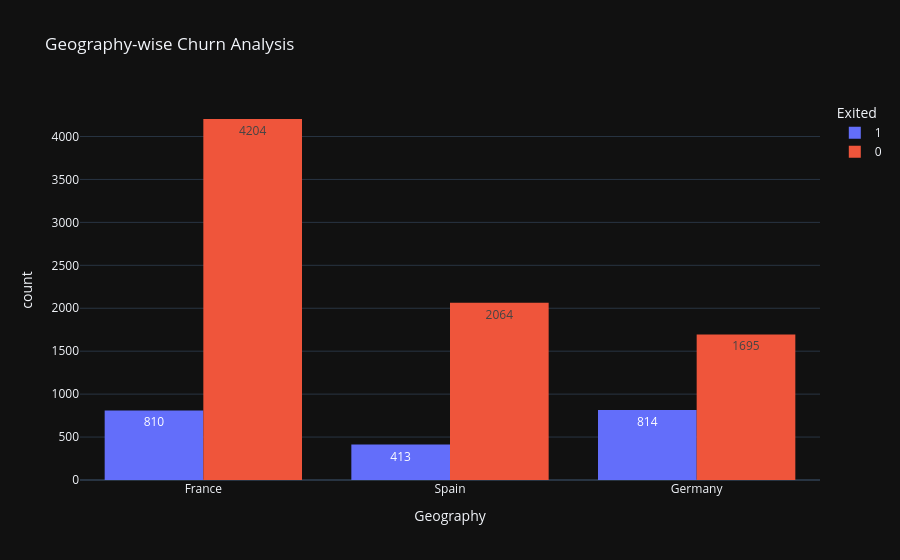

Notebook source saved alongside this figure:
### Code cell
fig = px.histogram(
    df,
    x='Geography',
    color='Exited',
    barmode='group',
    text_auto=True,
    title='Geography-wise Churn Analysis',
    template=theme
)

fig.show()

### Figure 1 — Plotly figure (JSON) as saved in the notebook; plotly's stock layout.template omitted (floating-point values rounded to 4 significant figures; data arrays with more than 128 entries replaced by an {"elided": "..."} marker saying what was removed)
{"data": [{"alignmentgroup": "True", "bingroup": "x", "hovertemplate": "Exited=1<br>Geography=%{x}<br>count=%{y}<extra></extra>", "legendgroup": "1", "marker": {"color": "#636efa", "pattern": {"shape": ""}}, "name": "1", "offsetgroup": "1", "orientation": "v", "showlegend": true, "texttemplate": "%{value}", "type": "histogram", "x": {"elided": "2037 str values"}, "xaxis": "x", "yaxis": "y"}, {"alignmentgroup": "True", "bingroup": "x", "hovertemplate": "Exited=0<br>Geography=%{x}<br>count=%{y}<extra></extra>", "legendgroup": "0", "marker": {"color": "#EF553B", "pattern": {"shape": ""}}, "name": "0", "offsetgroup": "0", "orientation": "v", "showlegend": true, "texttemplate": "%{value}", "type": "histogram", "x": {"elided": "7963 str values"}, "xaxis": "x", "yaxis": "y"}], "layout": {"barmode": "group", "legend": {"title": {"text": "Exited"}, "tracegroupgap": 0}, "title": {"text": "Geography-wise Churn Analysis"}, "xaxis": {"anchor": "y", "domain": [0, 1], "title": {"text": "Geography"}}, "yaxis": {"anchor": "x", "domain": [0, 1], "title": {"text": "count"}}}}
